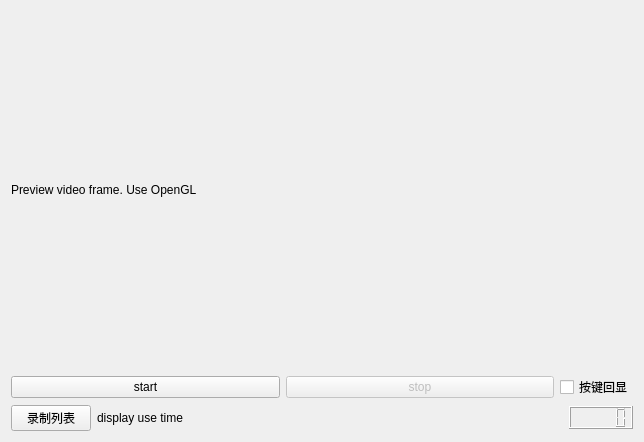
<?xml version="1.0" encoding="UTF-8"?>
<ui version="4.0">
 <class>ScreenRecoderWidget</class>
 <widget class="QWidget" name="ScreenRecoderWidget">
  <property name="geometry">
   <rect>
    <x>0</x>
    <y>0</y>
    <width>644</width>
    <height>442</height>
   </rect>
  </property>
  <property name="windowTitle">
   <string>Form</string>
  </property>
  <layout class="QVBoxLayout" name="verticalLayout">
   <item>
    <widget class="QLabel" name="label_preview">
     <property name="sizePolicy">
      <sizepolicy hsizetype="Preferred" vsizetype="Expanding">
       <horstretch>0</horstretch>
       <verstretch>0</verstretch>
      </sizepolicy>
     </property>
     <property name="text">
      <string>Preview video frame. Use OpenGL</string>
     </property>
    </widget>
   </item>
   <item>
    <layout class="QHBoxLayout" name="horizontalLayout">
     <property name="sizeConstraint">
      <enum>QLayout::SetMinimumSize</enum>
     </property>
     <item>
      <widget class="QPushButton" name="btn_startpause">
       <property name="sizePolicy">
        <sizepolicy hsizetype="Minimum" vsizetype="Fixed">
         <horstretch>0</horstretch>
         <verstretch>0</verstretch>
        </sizepolicy>
       </property>
       <property name="text">
        <string>start</string>
       </property>
      </widget>
     </item>
     <item>
      <widget class="QPushButton" name="btn_stop">
       <property name="enabled">
        <bool>false</bool>
       </property>
       <property name="sizePolicy">
        <sizepolicy hsizetype="Minimum" vsizetype="Fixed">
         <horstretch>0</horstretch>
         <verstretch>0</verstretch>
        </sizepolicy>
       </property>
       <property name="text">
        <string>stop</string>
       </property>
      </widget>
     </item>
     <item>
      <widget class="QCheckBox" name="checkbox_displaykey">
       <property name="sizePolicy">
        <sizepolicy hsizetype="Fixed" vsizetype="Fixed">
         <horstretch>0</horstretch>
         <verstretch>0</verstretch>
        </sizepolicy>
       </property>
       <property name="text">
        <string>按键回显</string>
       </property>
      </widget>
     </item>
    </layout>
   </item>
   <item>
    <layout class="QHBoxLayout" name="horizontalLayout_2">
     <property name="sizeConstraint">
      <enum>QLayout::SetMinimumSize</enum>
     </property>
     <item>
      <widget class="QPushButton" name="btn_opendir">
       <property name="text">
        <string>录制列表</string>
       </property>
      </widget>
     </item>
     <item>
      <widget class="QLabel" name="label">
       <property name="sizePolicy">
        <sizepolicy hsizetype="Minimum" vsizetype="Fixed">
         <horstretch>0</horstretch>
         <verstretch>0</verstretch>
        </sizepolicy>
       </property>
       <property name="text">
        <string>display use time</string>
       </property>
      </widget>
     </item>
     <item>
      <spacer name="horizontalSpacer">
       <property name="orientation">
        <enum>Qt::Horizontal</enum>
       </property>
       <property name="sizeHint" stdset="0">
        <size>
         <width>40</width>
         <height>20</height>
        </size>
       </property>
      </spacer>
     </item>
     <item>
      <widget class="QLCDNumber" name="lcdnumber">
       <property name="sizePolicy">
        <sizepolicy hsizetype="Minimum" vsizetype="Fixed">
         <horstretch>0</horstretch>
         <verstretch>0</verstretch>
        </sizepolicy>
       </property>
      </widget>
     </item>
    </layout>
   </item>
  </layout>
 </widget>
 <resources/>
 <connections/>
</ui>
